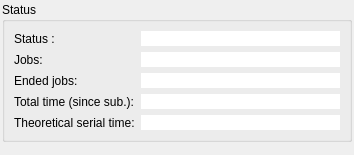
<?xml version="1.0" encoding="UTF-8"?>
<ui version="4.0">
 <class>GroupInfo</class>
 <widget class="QWidget" name="GroupInfo">
  <property name="geometry">
   <rect>
    <x>0</x>
    <y>0</y>
    <width>354</width>
    <height>155</height>
   </rect>
  </property>
  <property name="minimumSize">
   <size>
    <width>250</width>
    <height>0</height>
   </size>
  </property>
  <property name="windowTitle">
   <string>Form</string>
  </property>
  <layout class="QVBoxLayout" name="verticalLayout">
   <property name="margin">
    <number>2</number>
   </property>
   <item>
    <widget class="QGroupBox" name="groupBox_3">
     <property name="maximumSize">
      <size>
       <width>16777215</width>
       <height>140</height>
      </size>
     </property>
     <property name="title">
      <string>Status</string>
     </property>
     <layout class="QFormLayout" name="formLayout">
      <item row="0" column="0">
       <widget class="QLabel" name="label_4">
        <property name="text">
         <string>Status :</string>
        </property>
       </widget>
      </item>
      <item row="0" column="1">
       <widget class="QLineEdit" name="status">
        <property name="frame">
         <bool>false</bool>
        </property>
        <property name="readOnly">
         <bool>true</bool>
        </property>
       </widget>
      </item>
      <item row="1" column="0">
       <widget class="QLabel" name="label_5">
        <property name="text">
         <string>Jobs:</string>
        </property>
       </widget>
      </item>
      <item row="1" column="1">
       <widget class="QLineEdit" name="job_nb">
        <property name="frame">
         <bool>false</bool>
        </property>
        <property name="readOnly">
         <bool>true</bool>
        </property>
       </widget>
      </item>
      <item row="2" column="0">
       <widget class="QLabel" name="label_6">
        <property name="text">
         <string>Ended jobs:</string>
        </property>
       </widget>
      </item>
      <item row="2" column="1">
       <widget class="QLineEdit" name="ended_job_nb">
        <property name="frame">
         <bool>false</bool>
        </property>
        <property name="readOnly">
         <bool>true</bool>
        </property>
       </widget>
      </item>
      <item row="3" column="0">
       <widget class="QLabel" name="label">
        <property name="text">
         <string>Total time (since sub.):</string>
        </property>
       </widget>
      </item>
      <item row="3" column="1">
       <widget class="QLineEdit" name="total_time">
        <property name="frame">
         <bool>false</bool>
        </property>
        <property name="readOnly">
         <bool>true</bool>
        </property>
       </widget>
      </item>
      <item row="4" column="0">
       <widget class="QLabel" name="label_9">
        <property name="text">
         <string>Theoretical serial time:</string>
        </property>
       </widget>
      </item>
      <item row="4" column="1">
       <widget class="QLineEdit" name="theoretical_serial_time">
        <property name="frame">
         <bool>false</bool>
        </property>
        <property name="readOnly">
         <bool>true</bool>
        </property>
       </widget>
      </item>
     </layout>
    </widget>
   </item>
   <item>
    <spacer name="verticalSpacer">
     <property name="orientation">
      <enum>Qt::Vertical</enum>
     </property>
     <property name="sizeHint" stdset="0">
      <size>
       <width>20</width>
       <height>22</height>
      </size>
     </property>
    </spacer>
   </item>
  </layout>
 </widget>
 <resources/>
 <connections/>
</ui>
